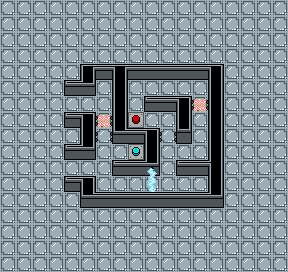

A 2D game scene composited from a Tiled map and its tileset images. What follows is a short description and the map's XML, with each tile layer's data collapsed to a summary:
An orthogonal 18x17 tile map with 16x16 px tiles, 6 tile layers (floor, wall, cyan_button_off, red_button_off, ...), 8 hidden layers not drawn, 5 tilesets and 4 objects (2x collision, 2x point).

<map version="1.5" tiledversion="2021.03.23" orientation="orthogonal" renderorder="right-down" width="18" height="17" tilewidth="16" tileheight="16" infinite="0" nextlayerid="16" nextobjectid="5">
 <tileset firstgid="1" source="../tileset/tileset.tsx" />
 <tileset firstgid="21" source="../tileset/button_cyan.tsx" />
 <tileset firstgid="23" source="../tileset/lasers_cyan.tsx" />
 <tileset firstgid="43" source="../tileset/button_red.tsx" />
 <tileset firstgid="45" source="../tileset/lasers_red.tsx" />
 <layer id="2" name="floor" width="18" height="17" locked="1">
  <data>[306 cells, 306 non-empty, 1 distinct tile ids]</data>
 </layer>
 <layer id="1" name="wall" width="18" height="17" locked="1">
  <data>[306 cells, 51 non-empty, 11 distinct tile ids]</data>
 </layer>
 <layer id="3" name="cyan_button_off" width="18" height="17" locked="1">
  <data>[306 cells, 1 non-empty, 1 distinct tile ids]</data>
 </layer>
 <layer id="4" name="cyan_button_on" width="18" height="17" visible="0" locked="1">
  <data>[306 cells, 1 non-empty, 1 distinct tile ids]</data>
 </layer>
 <layer id="10" name="red_button_off" width="18" height="17" locked="1">
  <data>[306 cells, 1 non-empty, 1 distinct tile ids]</data>
 </layer>
 <layer id="11" name="red_button_on" width="18" height="17" visible="0" locked="1">
  <data>[306 cells, 1 non-empty, 1 distinct tile ids]</data>
 </layer>
 <layer id="5" name="cyan_door_init" width="18" height="17" locked="1">
  <data>[306 cells, 3 non-empty, 3 distinct tile ids]</data>
 </layer>
 <layer id="6" name="cyan_door_open" width="18" height="17" visible="0" locked="1">
  <data>[306 cells, 3 non-empty, 3 distinct tile ids]</data>
 </layer>
 <layer id="7" name="cyan_door_close1" width="18" height="17" visible="0" locked="1">
  <data>[306 cells, 3 non-empty, 3 distinct tile ids]</data>
 </layer>
 <layer id="8" name="cyan_door_close2" width="18" height="17" visible="0" locked="1">
  <data>[306 cells, 3 non-empty, 3 distinct tile ids]</data>
 </layer>
 <layer id="12" name="red_door_init" width="18" height="17" locked="1">
  <data>[306 cells, 3 non-empty, 2 distinct tile ids]</data>
 </layer>
 <layer id="13" name="red_door_open" width="18" height="17" visible="0" locked="1">
  <data>[306 cells, 3 non-empty, 1 distinct tile ids]</data>
 </layer>
 <layer id="14" name="red_door_close1" width="18" height="17" visible="0" locked="1">
  <data>[306 cells, 3 non-empty, 1 distinct tile ids]</data>
 </layer>
 <layer id="15" name="red_door_close2" width="18" height="17" visible="0" locked="1">
  <data>[306 cells, 3 non-empty, 1 distinct tile ids]</data>
 </layer>
 <objectgroup id="9" name="object" locked="1">
  <object id="1" type="collision" x="64" y="160" width="16" height="16" />
  <object id="2" type="collision" x="64" y="96" width="16" height="16" />
  <object id="3" name="end" type="point" x="88" y="104">
   <point />
  </object>
  <object id="4" name="start" type="point" x="88" y="168">
   <point />
  </object>
 </objectgroup>
</map>
